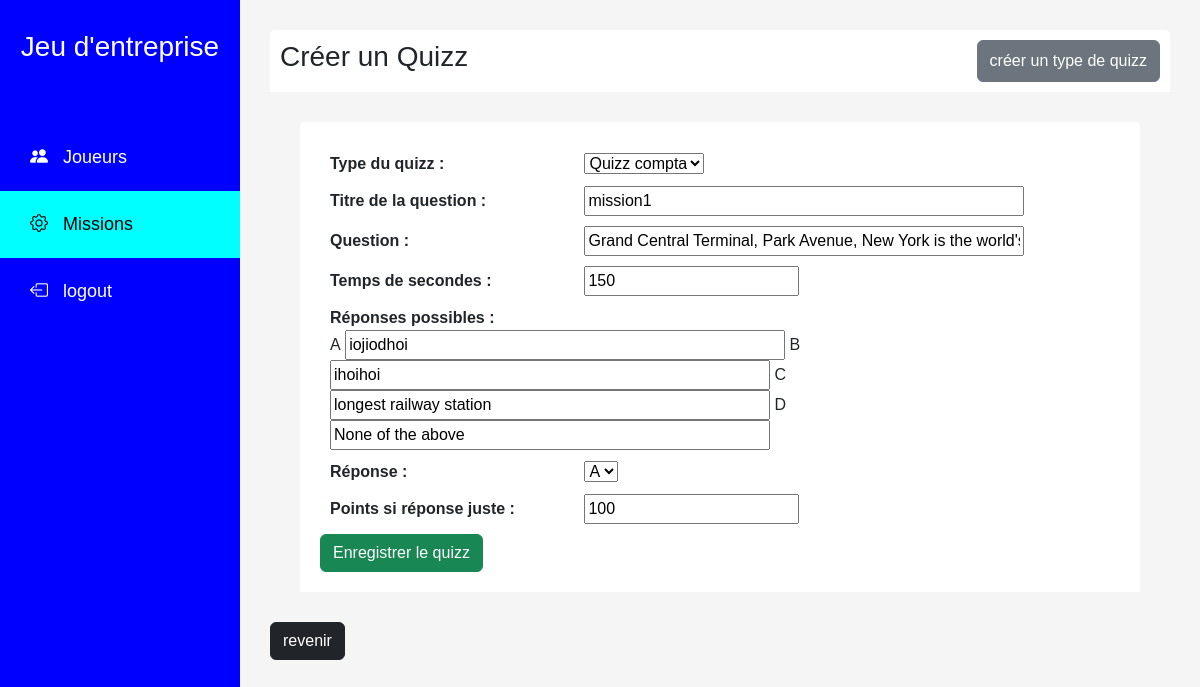
/missions/modifier-mission/mission1/ (signed in), run on the app's committed database.
### base/models.py (models this page shows, shortened)
class Mission(models.Model):
    titre = models.CharField(max_length=200,null=True,unique=True)
    type = models.CharField(max_length=200,null=True)
    temps_en_secondes = models.IntegerField(null=True, default=0)

class QuizzM(Mission):
    REPONSES_POSSILES = (
        ('a','A'),
        ('b','B'),
        ('c','C'),
        ('d','D'),
    )
    type_de_quizz = models.ForeignKey(Choix, on_delete=models.CASCADE)
    question =  models.CharField(max_length=200,null=True)
    op1 = models.CharField(max_length=200,null=True)
    op2 = models.CharField(max_length=200,null=True)
    op3 = models.CharField(max_length=200,null=True)
    op4 = models.CharField(max_length=200,null=True)
    rep = models.CharField(max_length=6, choices=REPONSES_POSSILES, default='a')
    points = models.IntegerField(null=True)

class Mission(models.Model):
    titre = models.CharField(max_length=200,null=True,unique=True)
    type = models.CharField(max_length=200,null=True)
    temps_en_secondes = models.IntegerField(null=True, default=0)

### base/views/views_cmissions.py (the view)
# urls.py: path('missions/modifier-mission/<str:pk>/', views.modifierM, name="modifier-mission"),
@permission_required('is_superuser')
def modifierM(request, pk):
    mission = Mission.objects.get(titre=pk)
    if mission.type == "quizz":
        mission = QuizzM.objects.get(titre=pk)
        return ModifierMission(request, mission, createQuizzForm, "quizzM.html")
    elif mission.type == "vie d'entreprise":
        mission = VEntrepriseM.objects.get(titre=pk)
        return ModifierMission(request, mission, createVEntrepriseForm, "vie_entrepriseM.html")
    elif mission.type == "gestion-commerciale":
        mission = GestioncM.objects.get(titre=pk)
        return ModifierMission(request, mission, createGestionComForm, "gestionc_mission.html")
    return redirect("afficher-missions")

### base/forms.py
class createQuizzForm(ModelForm):
    def __init__(self, *args, **kwargs):
            super(createQuizzForm, self).__init__(*args, **kwargs)
            self.fields['type_de_quizz'].queryset = self.fields['type_de_quizz'].queryset.exclude(choix__in=[p for p in Choix.objects.all() if p.choix in ["vie d'entreprise", "gestion-commerciale"]])
    class Meta:
        model = QuizzM
        fields = '__all__'
        exclude = ['type']

### base/models.py (called while the page is built)
    def __str__(self):
        return self.choix

### base/views/views_cmissions.py (called while the page is built)
@permission_required('is_superuser')
def ModifierMission(request, mission, Form, html_fichier):
    form = Form(instance=mission)
    if request.method == "POST":
        form = Form(request.POST, instance=mission)
        if form.is_valid():
            form.save()
            return redirect("afficher-missions")
    context = {'form': form}
    return render(request, html_fichier, context)

### templates/admin/gestion_missions/quizz/quizzM.html (shortened to what this page needs)
{% extends "dashboard.html" %}
{% block content %}
<div class="home-section-title">
    <h3>Créer un Quizz</h3>
    <button class="btn btn-secondary"><a href="{% url 'creer-type-quizz' %}" >créer un type de quizz</a></button>
</div>
<div class="create-object">
    <form action="" method="post">
        <div class="object-info">
            <label class="label-info" for="type_quizz">Type du quizz : </label>
            {{form.type_de_quizz}}
        </div>
        <div class="object-info">
            <label class="label-info" for="titre">Titre de la question : </label>
            {{form.titre}}
        </div>
        <div class="object-info">
            <label class="label-info" for="question">Question : </label>
            {{form.question}}
        </div>
        <div class="object-info">
            <label class="label-info" for="temps">Temps de secondes : </label>
            {{form.temps_en_secondes}}
        </div>
        <div class="object-info">
            <label class="label-info" for="reponses_possibles">Réponses possibles : </label>
            <div>
                <label for="a">A</label>
                {{form.op1}}
                <label  for="b">B</label>
                {{form.op2}}
                <label  for="c">C</label>
                {{form.op3}}
                <label  for="d">D</label>
                {{form.op4}}
            </div>
        </div>
        <div class="object-info">
            <label class="label-info" for="reponse">Réponse : </label>
            {{form.rep}}
        </div>
        <div class="object-info">
            <label class="label-info" for="points">Points si réponse juste : </label>
            {{form.points}}
        </div>
        <button class="btn btn-success" type="submit">Enregistrer le quizz</button>
    </form>
</div>
<a href="{% url 'afficher-missions' %}">
    <button type="button" class="btn btn-dark">revenir</button>
</a>
{% endblock content %}

### static/css/main.css (style rules this page uses)
* { font-family: sans-serif; }
a { text-decoration: none; color: black; }
.label-info { font-weight: bold; font-size: 20; }
.home-section-title { background-color: #fff; display: flex; padding: 10px; border-radius: 5px 5px 0 0; overflow: hidden; justify-content: space-between; }
.home-section button a { color: #fff; }
.create-object { background-color: #fff; margin: 30px; border-radius: 5px 5px 0 0; overflow: hidden; padding: 20px; }
.object-info { margin: 10px; }
.object-info input[type=text] { width:440px; }
.label-info { width: 250px; }

### data on the page
QuizzM: type_de_quizz "Quizz compta", question "Grand Central Terminal, Park Avenue, New York is the world's", op1 "iojiodhoi", op2 "ihoihoi", op3 "longest railway station", op4 "None of the above", rep "A", points "100"
Mission: titre "mission1"
